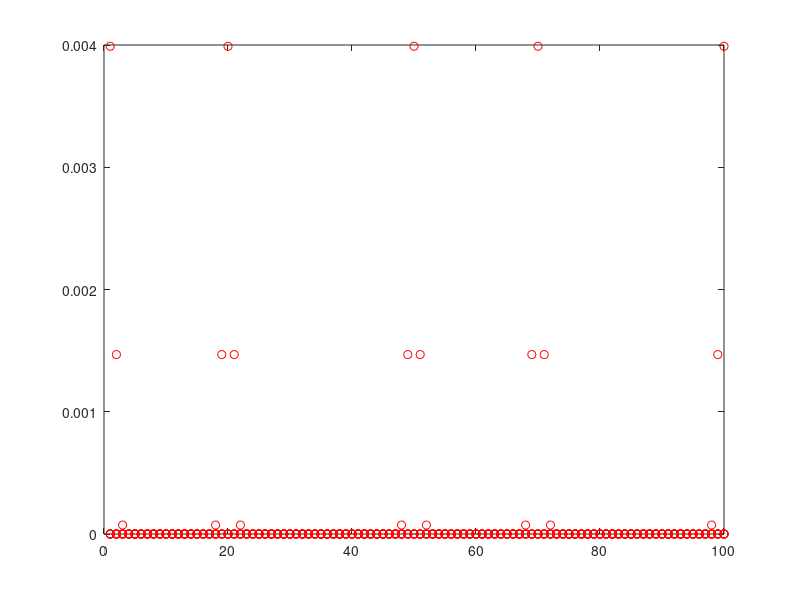

Write MATLAB code to recreate this figure.
clc;clear all;
g=1;
q=0.01;
sigma=1;
n=1;
for j=1:100
   q_ij(j)=q/(sigma*(2*pi)^0.5)*(exp(-(n-j)^2/sigma^2)); 
   plot(j,q_ij(j),'r--o');
   hold on;
    
end
g=1;
q=0.01;
sigma=1;
n=20;
for j=1:100
   q_ij(j)=q/(sigma*(2*pi)^0.5)*(exp(-(n-j)^2/sigma^2)); 
   plot(j,q_ij(j),'r--o');
   hold on;
    
end
g=1;
q=0.01;
sigma=1;
n=50;
for j=1:100
   q_ij(j)=q/(sigma*(2*pi)^0.5)*(exp(-(n-j)^2/sigma^2)); 
   plot(j,q_ij(j),'r--o');
   hold on;
    
end
g=1;
q=0.01;
sigma=1;
n=70;
for j=1:100
   q_ij(j)=q/(sigma*(2*pi)^0.5)*(exp(-(n-j)^2/sigma^2)); 
   plot(j,q_ij(j),'r--o');
   hold on;
    
end
g=1;
q=0.01;
sigma=1;
n=100;
for j=1:100
   q_ij(j)=q/(sigma*(2*pi)^0.5)*(exp(-(n-j)^2/sigma^2)); 
   plot(j,q_ij(j),'r--o');
   hold on;
    
end



